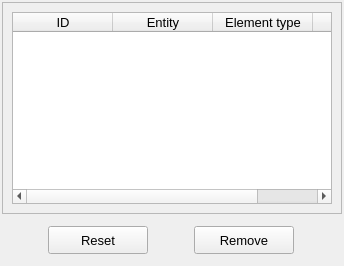
           <widget class="QWidget" name="tab_list">
            <attribute name="title">
             <string>List</string>
            </attribute>
            <layout class="QGridLayout" name="gridLayout_9">
             <property name="leftMargin">
              <number>2</number>
             </property>
             <property name="topMargin">
              <number>2</number>
             </property>
             <property name="rightMargin">
              <number>2</number>
             </property>
             <property name="bottomMargin">
              <number>2</number>
             </property>
             <property name="spacing">
              <number>2</number>
             </property>
             <item row="0" column="0">
              <widget class="QFrame" name="frame_5">
               <property name="frameShape">
                <enum>QFrame::Shape::StyledPanel</enum>
               </property>
               <property name="frameShadow">
                <enum>QFrame::Shadow::Raised</enum>
               </property>
               <layout class="QGridLayout" name="gridLayout_2">
                <item row="0" column="0">
                 <widget class="QTreeWidget" name="treeWidget_distributed_stiffness">
                  <property name="minimumSize">
                   <size>
                    <width>320</width>
                    <height>0</height>
                   </size>
                  </property>
                  <property name="maximumSize">
                   <size>
                    <width>16777215</width>
                    <height>16777215</height>
                   </size>
                  </property>
                  <property name="font">
                   <font>
                    <family>MS Shell Dlg 2</family>
                    <pointsize>10</pointsize>
                    <italic>false</italic>
                    <bold>false</bold>
                   </font>
                  </property>
                  <property name="toolTip">
                   <string>Select a node to remove the attributed boundary condition.</string>
                  </property>
                  <property name="indentation">
                   <number>1</number>
                  </property>
                  <property name="headerHidden">
                   <bool>false</bool>
                  </property>
                  <attribute name="headerHighlightSections">
                   <bool>false</bool>
                  </attribute>
                  <attribute name="headerShowSortIndicator" stdset="0">
                   <bool>false</bool>
                  </attribute>
                  <attribute name="headerStretchLastSection">
                   <bool>true</bool>
                  </attribute>
                  <column>
                   <property name="text">
                    <string>ID</string>
                   </property>
                   <property name="textAlignment">
                    <set>AlignCenter</set>
                   </property>
                  </column>
                  <column>
                   <property name="text">
                    <string>Entity</string>
                   </property>
                   <property name="textAlignment">
                    <set>AlignCenter</set>
                   </property>
                  </column>
                  <column>
                   <property name="text">
                    <string>Element type</string>
                   </property>
                   <property name="textAlignment">
                    <set>AlignCenter</set>
                   </property>
                  </column>
                  <column>
                   <property name="text">
                    <string>Label</string>
                   </property>
                   <property name="textAlignment">
                    <set>AlignCenter</set>
                   </property>
                  </column>
                 </widget>
                </item>
               </layout>
              </widget>
             </item>
             <item row="1" column="0">
              <widget class="QFrame" name="frame_3">
               <property name="minimumSize">
                <size>
                 <width>320</width>
                 <height>48</height>
                </size>
               </property>
               <property name="maximumSize">
                <size>
                 <width>16777215</width>
                 <height>48</height>
                </size>
               </property>
               <property name="frameShape">
                <enum>QFrame::Shape::NoFrame</enum>
               </property>
               <property name="frameShadow">
                <enum>QFrame::Shadow::Raised</enum>
               </property>
               <layout class="QGridLayout" name="gridLayout_8">
                <property name="leftMargin">
                 <number>4</number>
                </property>
                <property name="topMargin">
                 <number>4</number>
                </property>
                <property name="rightMargin">
                 <number>4</number>
                </property>
                <property name="bottomMargin">
                 <number>4</number>
                </property>
                <property name="spacing">
                 <number>4</number>
                </property>
                <item row="0" column="0">
                 <widget class="QPushButton" name="pushButton_reset">
                  <property name="minimumSize">
                   <size>
                    <width>100</width>
                    <height>28</height>
                   </size>
                  </property>
                  <property name="maximumSize">
                   <size>
                    <width>100</width>
                    <height>28</height>
                   </size>
                  </property>
                  <property name="font">
                   <font>
                    <family>MS Shell Dlg 2</family>
                    <pointsize>10</pointsize>
                    <italic>false</italic>
                    <bold>false</bold>
                   </font>
                  </property>
                  <property name="styleSheet">
                   <string notr="true"/>
                  </property>
                  <property name="text">
                   <string>Reset</string>
                  </property>
                  <property name="autoDefault">
                   <bool>false</bool>
                  </property>
                 </widget>
                </item>
                <item row="0" column="1">
                 <widget class="QPushButton" name="pushButton_remove">
                  <property name="minimumSize">
                   <size>
                    <width>100</width>
                    <height>28</height>
                   </size>
                  </property>
                  <property name="maximumSize">
                   <size>
                    <width>100</width>
                    <height>28</height>
                   </size>
                  </property>
                  <property name="font">
                   <font>
                    <family>MS Shell Dlg 2</family>
                    <pointsize>10</pointsize>
                    <italic>false</italic>
                    <bold>false</bold>
                   </font>
                  </property>
                  <property name="styleSheet">
                   <string notr="true"/>
                  </property>
                  <property name="text">
                   <string>Remove</string>
                  </property>
                  <property name="autoDefault">
                   <bool>false</bool>
                  </property>
                 </widget>
                </item>
               </layout>
              </widget>
             </item>
            </layout>
           </widget>
